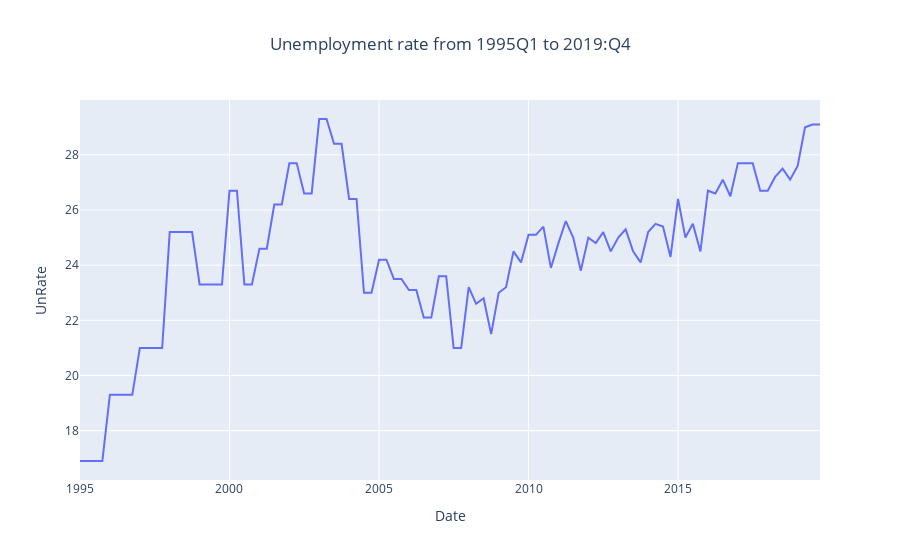

The notebook cell saved with this chart:
### Code cell
# Plot unemployment rate using plotly.express
fig = px.line(
    df,
    x='Date',
    y='UnRate',
    title='Unemployment rate from 1995Q1 to 2019:Q4'
    )
fig.update_layout(title_x=0.5)
fig.show()
